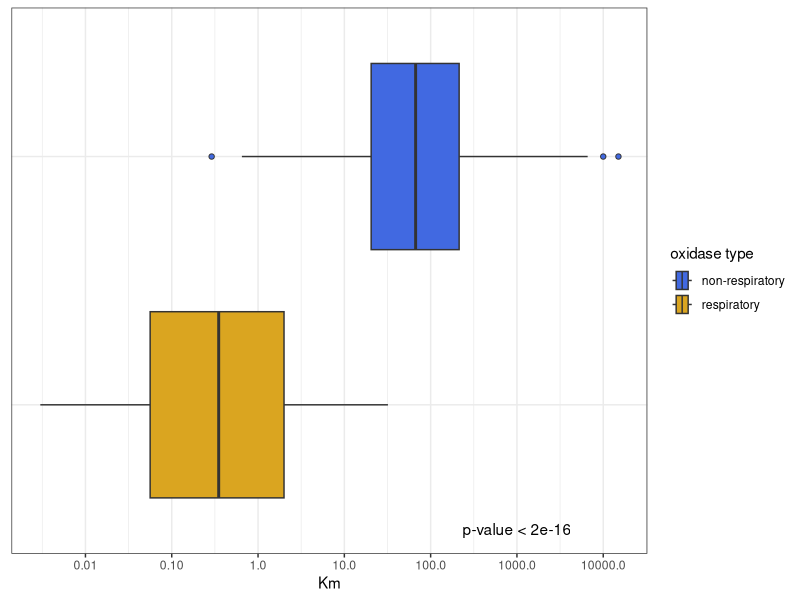
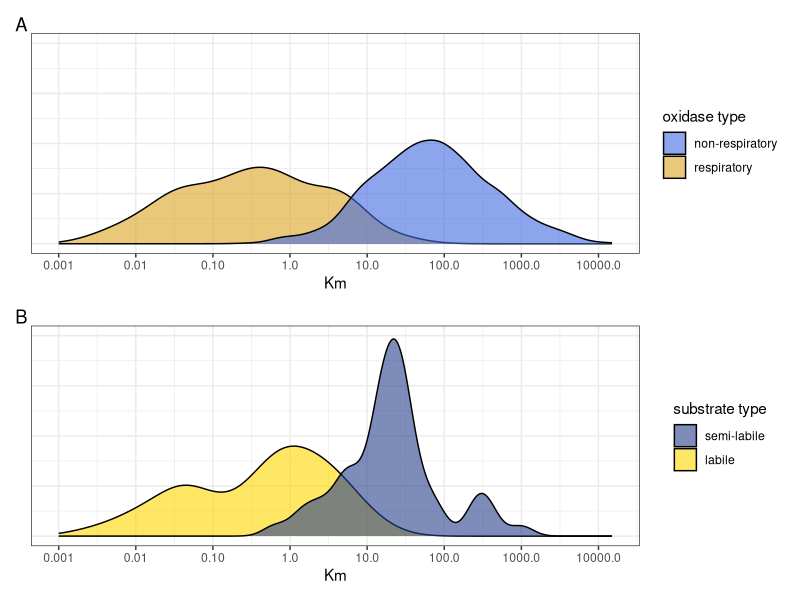

Generate these figures, in order, with R:
## ---- chunk 1
knitr::opts_chunk$set(echo = TRUE)
library(tidyverse)
library(patchwork)
## ---- chunk 2
# Load data
header <- c('entry', 'enzyme/substrate', 'Km', 'binomial',
            'type', 'assay', 'reference')
oxidases <- readr::read_csv('HBH_table_v4.csv', 
                            col_names = header,
                            skip = 1,
                            col_types = 'ffnffff',
                            ) # %>%
oxidases <- oxidases %>%
  mutate(type = case_when(
    type == '1' ~ 'easy',
    type == '2' ~ 'hard',
    type == '3' ~ 'vhard',
    TRUE ~ as.character(type)
  )) %>%
  mutate(type = factor(type,
                       levels = c('terminal', 'easy', 'hard',
                                  'vhard', 'other')
                       )
         )

# Convert to excel
write_excel_csv(oxidases, 'Table_S1.xls')

# Set up colors and scales
types <- oxidases %>%
  pull(type) %>%
  levels()
color_map <- c('goldenrod', 'gold', 'royalblue4', 'midnightblue', 'royalblue')
names(color_map) <- types
logbreaks <- c(0.001, 0.01, 0.1, 1.0, 10.0,
               100.0, 1000.0, 10000.0)
loglabels <- c('0.001', '0.01', '0.10', '1.0',
               '10.0','100.0', '1000.0', '10000.0')

p1.1 <- oxidases %>%
  filter(Km < 20000) %>%
  filter(assay == 'enzyme') %>%
  ggplot(aes(x = Km, y = type, fill = type), color = 'gray') +
  geom_boxplot(outlier.shape = 21) +
  scale_x_log10(breaks = logbreaks, labels = loglabels) +
  scale_fill_manual(values = color_map,
                    name = 'oxidase type',
                    labels = c('respiratory', 'non-respiratory'),
                    guide = guide_legend(reverse=TRUE),
                    aesthetics = c('fill')) +
  theme_bw() +
  theme(axis.ticks.y = element_blank(),
        axis.text.y = element_blank(),
        axis.title.y = element_blank())

oxidases.lmer <- oxidases %>% 
  filter(assay == 'enzyme') %>%
  group_by(type) %>%
  mutate(Km_log = log(Km)) %>%
  filter(!is.na(binomial))

# Run linear model controlling for repeated measures
lmer_res <- lmerTest::lmer(Km_log ~ type * (1 | binomial ),
                           oxidases.lmer,
                           REML = F)
lmerTest::ranova(lmer_res) # Random effect makes fit better
lmer_res.summary <- lmer_res %>% summary()
lmer_res.summary # Respiratory and non-respiratory are significantly different

p1.2 <- p1.1 + annotate('text', x = 1000, y = 0.5, label = 'p-value < 2e-16')
p1.2

p2.a <- oxidases %>%
  filter(type != 'vhard') %>%
  filter(Km < 20000) %>%
  filter(assay == 'enzyme') %>%
  ggplot(aes(x = Km, group = type, fill = type)) +
  geom_density(alpha=.6) +
  scale_x_log10(breaks = logbreaks, 
                labels = loglabels,
                limits = c(min(logbreaks), 15000)) +
  scale_fill_manual(values = color_map,
                    name = 'oxidase type',
                    labels = c('respiratory', 'non-respiratory'),
                    guide = guide_legend(reverse=TRUE)) +
  theme_bw() +
  theme(axis.ticks.y = element_blank(),
        axis.text.y = element_blank(),
        axis.title.y = element_blank(),
  ) +
  ylim(0, 1)

p2.b <- oxidases %>%
  filter(type != 'vhard') %>%
  filter(Km < 20000) %>%
  filter(assay == 'whole cells') %>%
  ggplot(aes(x = Km, group = type, fill = type)) +
  geom_density(alpha=.6) +
  scale_x_log10(breaks = logbreaks, 
                labels = loglabels,
                limits = c(min(logbreaks), 15000)) +
  scale_fill_manual(values = color_map,
                    name = 'substrate type',
                    labels = c('labile', 'semi-labile'),
                    guide = guide_legend(reverse=TRUE)) +
  theme_bw() +
  theme(axis.ticks.y = element_blank(),
        axis.text.y = element_blank(),
        axis.title.y = element_blank(),
  ) +
  ylim(0, 1)
  
# Save figures
p2 <- p2.a/p2.b + plot_annotation(tag_levels='A')
p2
p2 %>% 
  cowplot::save_plot('FigureS1.png', ., base_asp = 1.25, base_height = 5)
p1.2 %>% cowplot::save_plot('Figure1.png', .)

# Get medians & summary stats
oxidases.summary <- oxidases %>% 
  group_by(type, assay) %>%
  summarise(count = n(),
            median = median(Km),
            min = min(Km),
            max = max(Km),
            IQR = IQR(Km),
  )

oxidases.summary %>%
  write_excel_csv('oxidase_summary.xls')
oxidases.summary
